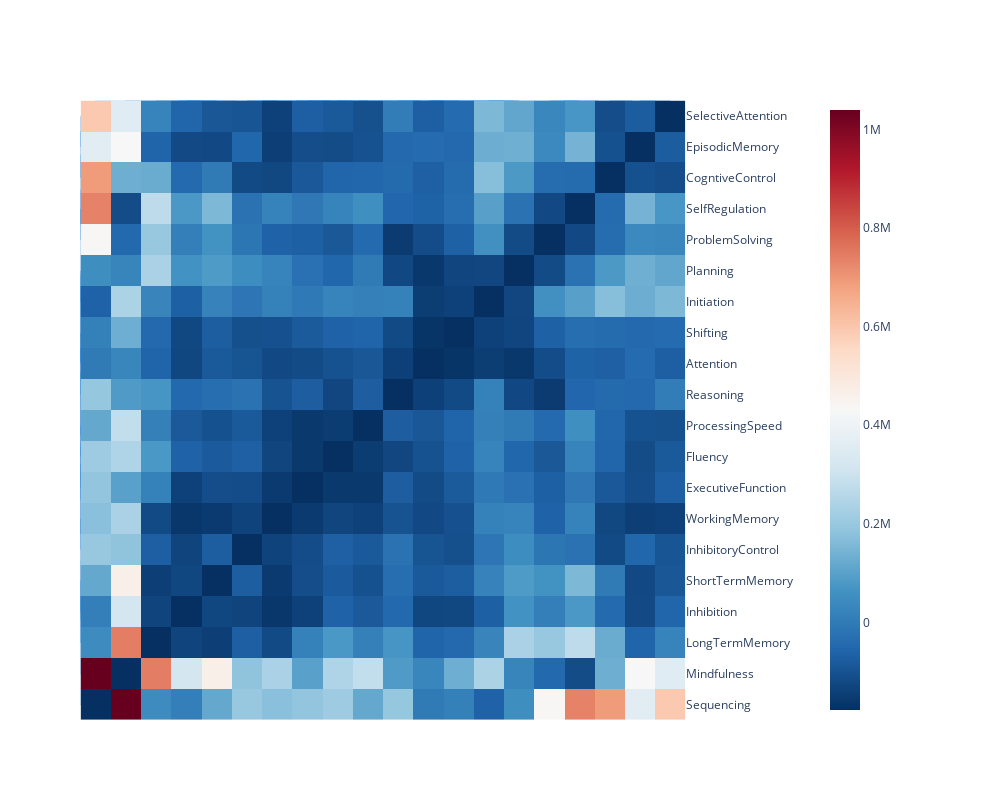

Write notebook code for a chart like this one.
### Markdown cell above
## Constructs

### Code cell
kl_losses = pd.read_csv('models/cogtext/multivariate_normal_kl_losses.csv',
                        index_col=0)


tasks = pubmed.query('category.str.contains("Task")')['label'].unique()
kl_losses.drop(index=tasks, columns=tasks, inplace=True, errors='ignore')

sns.set('poster')
sns.clustermap(
  kl_losses.replace([np.inf, np.nan], 1000.0),
  figsize=(40,42),
  cmap='RdBu_r', robust=True)

plt.show()

dashbio.Clustergram(
  data=kl_losses.replace([np.inf, np.nan], 1000.0),
  column_labels=kl_losses.columns.to_list(),
  row_labels=kl_losses.index.to_list(),
  cluster='all',
  center_values=True,
  standardize=True,
  height=800,
  width=1000,
  display_ratio=[0.001, 0.001],
  color_map='RdBu_r',
  hidden_labels=['col'],
  row_dist='euclidean',
  col_dist='euclidean',
  # standardize='col'
)

### Figure 1 — Plotly figure (JSON) as saved in the notebook; plotly's stock layout.template omitted (floating-point values rounded to 4 significant figures; data arrays with more than 128 entries replaced by an {"elided": "..."} marker saying what was removed)
{"data": [{"hoverinfo": "y+name", "line": {"width": 0.5}, "marker": {"color": "rgb(0,116,217)"}, "mode": "lines", "name": "Col Cluster 0", "type": "scatter", "x": [5, 5, 51.52, 51.52], "xaxis": "x2", "y": [0, 2272000.0, 2272000.0, 2062000.0], "yaxis": "y2"}, {"hoverinfo": "y+name", "line": {"width": 0.5}, "marker": {"color": "rgb(0,116,217)"}, "mode": "lines", "name": "Col Cluster 1", "type": "scatter", "x": [15, 15, 88.05, 88.05], "xaxis": "x2", "y": [0, 2062000.0, 2062000.0, 1428000.0], "yaxis": "y2"}, {"hoverinfo": "y+name", "line": {"width": 0.5}, "marker": {"color": "rgb(0,116,217)"}, "mode": "lines", "name": "Col Cluster 2", "type": "scatter", "x": [25, 25, 40, 40], "xaxis": "x2", "y": [0, 647300.0, 647300.0, 260700.0], "yaxis": "y2"}, {"hoverinfo": "y+name", "line": {"width": 0.5}, "marker": {"color": "rgb(0,116,217)"}, "mode": "lines", "name": "Col Cluster 3", "type": "scatter", "x": [32.5, 32.5, 143.6, 143.6], "xaxis": "x2", "y": [647300.0, 1428000.0, 1428000.0, 1066000.0], "yaxis": "y2"}, {"hoverinfo": "y+name", "line": {"width": 0.5}, "marker": {"color": "rgb(0,116,217)"}, "mode": "lines", "name": "Col Cluster 4", "type": "scatter", "x": [35, 35, 45, 45], "xaxis": "x2", "y": [0, 260700.0, 260700.0, 0], "yaxis": "y2"}, {"hoverinfo": "y+name", "line": {"width": 0.5}, "marker": {"color": "rgb(0,116,217)"}, "mode": "lines", "name": "Col Cluster 5", "type": "scatter", "x": [55, 55, 65, 65], "xaxis": "x2", "y": [0, 215800.0, 215800.0, 0], "yaxis": "y2"}, {"hoverinfo": "y+name", "line": {"width": 0.5}, "marker": {"color": "rgb(0,116,217)"}, "mode": "lines", "name": "Col Cluster 6", "type": "scatter", "x": [60, 60, 82.5, 82.5], "xaxis": "x2", "y": [215800.0, 315800.0, 315800.0, 228300.0], "yaxis": "y2"}, {"hoverinfo": "y+name", "line": {"width": 0.5}, "marker": {"color": "rgb(0,116,217)"}, "mode": "lines", "name": "Col Cluster 7", "type": "scatter", "x": [71.25, 71.25, 112.5, 112.5], "xaxis": "x2", "y": [315800.0, 443200.0, 443200.0, 340500.0], "yaxis": "y2"}, {"hoverinfo": "y+name", "line": {"width": 0.5}, "marker": {"color": "rgb(0,116,217)"}, "mode": "lines", "name": "Col Cluster 8", "type": "scatter", "x": [75, 75, 90, 90], "xaxis": "x2", "y": [0, 228300.0, 228300.0, 161100.0], "yaxis": "y2"}, {"hoverinfo": "y+name", "line": {"width": 0.5}, "marker": {"color": "rgb(0,116,217)"}, "mode": "lines", "name": "Col Cluster 9", "type": "scatter", "x": [85, 85, 95, 95], "xaxis": "x2", "y": [0, 161100.0, 161100.0, 0], "yaxis": "y2"}, {"hoverinfo": "y+name", "line": {"width": 0.5}, "marker": {"color": "rgb(0,116,217)"}, "mode": "lines", "name": "Col Cluster 10", "type": "scatter", "x": [91.88, 91.88, 140, 140], "xaxis": "x2", "y": [443200.0, 809000.0, 809000.0, 461800.0], "yaxis": "y2"}, {"hoverinfo": "y+name", "line": {"width": 0.5}, "marker": {"color": "rgb(0,116,217)"}, "mode": "lines", "name": "Col Cluster 11", "type": "scatter", "x": [105, 105, 120, 120], "xaxis": "x2", "y": [0, 340500.0, 340500.0, 145200.0], "yaxis": "y2"}, {"hoverinfo": "y+name", "line": {"width": 0.5}, "marker": {"color": "rgb(0,116,217)"}, "mode": "lines", "name": "Col Cluster 12", "type": "scatter", "x": [115, 115, 125, 125], "xaxis": "x2", "y": [0, 145200.0, 145200.0, 0], "yaxis": "y2"}, {"hoverinfo": "y+name", "line": {"width": 0.5}, "marker": {"color": "rgb(0,116,217)"}, "mode": "lines", "name": "Col Cluster 13", "type": "scatter", "x": [115.9, 115.9, 171.2, 171.2], "xaxis": "x2", "y": [809000.0, 1066000.0, 1066000.0, 1013000.0], "yaxis": "y2"}, {"hoverinfo": "y+name", "line": {"width": 0.5}, "marker": {"color": "rgb(0,116,217)"}, "mode": "lines", "name": "Col Cluster 14", "type": "scatter", "x": [135, 135, 145, 145], "xaxis": "x2", "y": [0, 461800.0, 461800.0, 0], "yaxis": "y2"}, {"hoverinfo": "y+name", "line": {"width": 0.5}, "marker": {"color": "rgb(0,116,217)"}, "mode": "lines", "name": "Col Cluster 15", "type": "scatter", "x": [155, 155, 165, 165], "xaxis": "x2", "y": [0, 434400.0, 434400.0, 0], "yaxis": "y2"}, {"hoverinfo": "y+name", "line": {"width": 0.5}, "marker": {"color": "rgb(0,116,217)"}, "mode": "lines", "name": "Col Cluster 16", "type": "scatter", "x": [160, 160, 182.5, 182.5], "xaxis": "x2", "y": [434400.0, 1013000.0, 1013000.0, 565600.0], "yaxis": "y2"}, {"hoverinfo": "y+name", "line": {"width": 0.5}, "marker": {"color": "rgb(0,116,217)"}, "mode": "lines", "name": "Col Cluster 17", "type": "scatter", "x": [175, 175, 190, 190], "xaxis": "x2", "y": [0, 565600.0, 565600.0, 323300.0], "yaxis": "y2"}, {"hoverinfo": "y+name", "line": {"width": 0.5}, "marker": {"color": "rgb(0,116,217)"}, "mode": "lines", "name": "Col Cluster 18", "type": "scatter", "x": [185, 185, 195, 195], "xaxis": "x2", "y": [0, 323300.0, 323300.0, 0], "yaxis": "y2"}, {"hoverinfo": "x+name", "line": {"width": 0.5}, "marker": {"color": "rgb(0,116,217)"}, "mode": "lines", "name": "Row Cluster 0", "type": "scatter", "x": [0, -260700.0, -260700.0, 0], "xaxis": "x4", "y": [35, 35, 45, 45], "yaxis": "y4"}, {"hoverinfo": "x+name", "line": {"width": 0.5}, "marker": {"color": "rgb(0,116,217)"}, "mode": "lines", "name": "Row Cluster 1", "type": "scatter", "x": [0, -323300.0, -323300.0, 0], "xaxis": "x4", "y": [185, 185, 195, 195], "yaxis": "y4"}, {"hoverinfo": "x+name", "line": {"width": 0.5}, "marker": {"color": "rgb(0,116,217)"}, "mode": "lines", "name": "Row Cluster 2", "type": "scatter", "x": [0, -565600.0, -565600.0, -323300.0], "xaxis": "x4", "y": [175, 175, 190, 190], "yaxis": "y4"}, {"hoverinfo": "x+name", "line": {"width": 0.5}, "marker": {"color": "rgb(0,116,217)"}, "mode": "lines", "name": "Row Cluster 3", "type": "scatter", "x": [-434400.0, -1013000.0, -1013000.0, -565600.0], "xaxis": "x4", "y": [160, 160, 182.5, 182.5], "yaxis": "y4"}, {"hoverinfo": "x+name", "line": {"width": 0.5}, "marker": {"color": "rgb(0,116,217)"}, "mode": "lines", "name": "Row Cluster 4", "type": "scatter", "x": [0, -434400.0, -434400.0, 0], "xaxis": "x4", "y": [155, 155, 165, 165], "yaxis": "y4"}, {"hoverinfo": "x+name", "line": {"width": 0.5}, "marker": {"color": "rgb(0,116,217)"}, "mode": "lines", "name": "Row Cluster 5", "type": "scatter", "x": [0, -461800.0, -461800.0, 0], "xaxis": "x4", "y": [135, 135, 145, 145], "yaxis": "y4"}, {"hoverinfo": "x+name", "line": {"width": 0.5}, "marker": {"color": "rgb(0,116,217)"}, "mode": "lines", "name": "Row Cluster 6", "type": "scatter", "x": [-809000.0, -1066000.0, -1066000.0, -1013000.0], "xaxis": "x4", "y": [115.9, 115.9, 171.2, 171.2], "yaxis": "y4"}, {"hoverinfo": "x+name", "line": {"width": 0.5}, "marker": {"color": "rgb(0,116,217)"}, "mode": "lines", "name": "Row Cluster 7", "type": "scatter", "x": [0, -145200.0, -145200.0, 0], "xaxis": "x4", "y": [115, 115, 125, 125], "yaxis": "y4"}, {"hoverinfo": "x+name", "line": {"width": 0.5}, "marker": {"color": "rgb(0,116,217)"}, "mode": "lines", "name": "Row Cluster 8", "type": "scatter", "x": [0, -340500.0, -340500.0, -145200.0], "xaxis": "x4", "y": [105, 105, 120, 120], "yaxis": "y4"}, {"hoverinfo": "x+name", "line": {"width": 0.5}, "marker": {"color": "rgb(0,116,217)"}, "mode": "lines", "name": "Row Cluster 9", "type": "scatter", "x": [-443200.0, -809000.0, -809000.0, -461800.0], "xaxis": "x4", "y": [91.88, 91.88, 140, 140], "yaxis": "y4"}, {"hoverinfo": "x+name", "line": {"width": 0.5}, "marker": {"color": "rgb(0,116,217)"}, "mode": "lines", "name": "Row Cluster 10", "type": "scatter", "x": [0, -161100.0, -161100.0, 0], "xaxis": "x4", "y": [85, 85, 95, 95], "yaxis": "y4"}, {"hoverinfo": "x+name", "line": {"width": 0.5}, "marker": {"color": "rgb(0,116,217)"}, "mode": "lines", "name": "Row Cluster 11", "type": "scatter", "x": [0, -228300.0, -228300.0, -161100.0], "xaxis": "x4", "y": [75, 75, 90, 90], "yaxis": "y4"}, {"hoverinfo": "x+name", "line": {"width": 0.5}, "marker": {"color": "rgb(0,116,217)"}, "mode": "lines", "name": "Row Cluster 12", "type": "scatter", "x": [-315800.0, -443200.0, -443200.0, -340500.0], "xaxis": "x4", "y": [71.25, 71.25, 112.5, 112.5], "yaxis": "y4"}, {"hoverinfo": "x+name", "line": {"width": 0.5}, "marker": {"color": "rgb(0,116,217)"}, "mode": "lines", "name": "Row Cluster 13", "type": "scatter", "x": [-215800.0, -315800.0, -315800.0, -228300.0], "xaxis": "x4", "y": [60, 60, 82.5, 82.5], "yaxis": "y4"}, {"hoverinfo": "x+name", "line": {"width": 0.5}, "marker": {"color": "rgb(0,116,217)"}, "mode": "lines", "name": "Row Cluster 14", "type": "scatter", "x": [0, -215800.0, -215800.0, 0], "xaxis": "x4", "y": [55, 55, 65, 65], "yaxis": "y4"}, {"hoverinfo": "x+name", "line": {"width": 0.5}, "marker": {"color": "rgb(0,116,217)"}, "mode": "lines", "name": "Row Cluster 15", "type": "scatter", "x": [-647300.0, -1428000.0, -1428000.0, -1066000.0], "xaxis": "x4", "y": [32.5, 32.5, 143.6, 143.6], "yaxis": "y4"}, {"hoverinfo": "x+name", "line": {"width": 0.5}, "marker": {"color": "rgb(0,116,217)"}, "mode": "lines", "name": "Row Cluster 16", "type": "scatter", "x": [0, -647300.0, -647300.0, -260700.0], "xaxis": "x4", "y": [25, 25, 40, 40], "yaxis": "y4"}, {"hoverinfo": "x+name", "line": {"width": 0.5}, "marker": {"color": "rgb(0,116,217)"}, "mode": "lines", "name": "Row Cluster 17", "type": "scatter", "x": [0, -2062000.0, -2062000.0, -1428000.0], "xaxis": "x4", "y": [15, 15, 88.05, 88.05], "yaxis": "y4"}, {"hoverinfo": "x+name", "line": {"width": 0.5}, "marker": {"color": "rgb(0,116,217)"}, "mode": "lines", "name": "Row Cluster 18", "type": "scatter", "x": [0, -2272000.0, -2272000.0, -2062000.0], "xaxis": "x4", "y": [5, 5, 51.52, 51.52], "yaxis": "y4"}, {"colorbar": {"xpad": 100}, "colorscale": [[0, "rgb(5,48,97)"], [0.1, "rgb(33,102,172)"], [0.2, "rgb(67,147,195)"], [0.3, "rgb(146,197,222)"], [0.4, "rgb(209,229,240)"], [0.5, "rgb(247,247,247)"], [0.6, "rgb(253,219,199)"], [0.7, "rgb(244,165,130)"], [0.8, "rgb(214,96,77)"], [0.9, "rgb(178,24,43)"], [1, "rgb(103,0,31)"]], "type": "heatmap", "x": [5, 15, 25, 35, 45, 55, 65, 75, 85, 95, 105, 115, 125, 135, 145, 155, 165, 175, 185, 195], "xaxis": "x5", "y": [5, 15, 25, 35, 45, 55, 65, 75, 85, 95, 105, 115, 125, 135, 145, 155, 165, 175, 185, 195], "yaxis": "y5", "z": {"elided": "20x20 float values"}}], "layout": {"height": 800, "hovermode": "closest", "legend": {"x": 0.7, "y": 0.7}, "paper_bgcolor": "rgba(0,0,0,0)", "plot_bgcolor": "rgba(0,0,0,0)", "showlegend": false, "width": 1000, "xaxis": {"anchor": "y", "domain": [0, 0.95], "fixedrange": false, "mirror": false, "showgrid": false, "showline": false, "showticklabels": false, "type": "linear", "zeroline": false}, "xaxis2": {"anchor": "y4", "domain": [0.0009491, 0.95], "fixedrange": false, "mirror": false, "scaleanchor": "x5", "showgrid": false, "showline": false, "showticklabels": false, "type": "linear", "zeroline": false}, "xaxis3": {"anchor": "y3", "domain": [0.75, 1]}, "xaxis4": {"anchor": "y4", "domain": [0, 0.0009491], "fixedrange": false, "mirror": false, "showgrid": false, "showline": false, "showticklabels": false, "type": "linear", "zeroline": false}, "xaxis5": {"anchor": "y5", "domain": [0.0009491, 0.95], "fixedrange": false, "mirror": false, "range": [0, 200], "showgrid": false, "showline": false, "showticklabels": false, "side": "bottom", "tickmode": "array", "ticks": "", "ticktext": ["Sequencing", "Mindfulness", "LongTermMemory", "Inhibition", "ShortTermMemory", "InhibitoryControl", "WorkingMemory", "ExecutiveFunction", "Fluency", "ProcessingSpeed", "Reasoning", "Attention", "Shifting", "Initiation", "Planning", "ProblemSolving", "SelfRegulation", "CogntiveControl", "EpisodicMemory", "SelectiveAttention"], "tickvals": [5, 15, 25, 35, 45, 55, 65, 75, 85, 95, 105, 115, 125, 135, 145, 155, 165, 175, 185, 195], "type": "linear", "zeroline": false}, "xaxis6": {"anchor": "y6", "domain": [0.95, 1], "fixedrange": false, "mirror": false, "range": [-5, 1], "showgrid": false, "showline": false, "showticklabels": false, "type": "linear", "zeroline": false}, "xaxis7": {"anchor": "y7", "domain": [0, 0.25]}, "xaxis8": {"anchor": "y8", "domain": [0.0009491, 0.95], "fixedrange": false, "mirror": false, "range": [5, 195], "scaleanchor": "x5", "scaleratio": 1, "showgrid": false, "showline": false, "showticklabels": false, "type": "linear", "zeroline": false}, "xaxis9": {"anchor": "y9", "domain": [0.75, 1]}, "yaxis": {"anchor": "x", "domain": [0.9991, 1], "fixedrange": false, "mirror": false, "showgrid": false, "showline": false, "showticklabels": false, "type": "linear", "zeroline": false}, "yaxis2": {"anchor": "x2", "domain": [0.9991, 1], "fixedrange": false, "mirror": false, "range": [0, 2272000.0], "showgrid": false, "showline": false, "showticklabels": false, "type": "linear", "zeroline": false}, "yaxis3": {"anchor": "x3", "domain": [0.75, 1]}, "yaxis4": {"anchor": "x4", "domain": [0, 0.9991], "fixedrange": false, "mirror": false, "range": [5, 195], "scaleanchor": "y5", "showgrid": false, "showline": false, "showticklabels": false, "type": "linear", "zeroline": false}, "yaxis5": {"anchor": "x5", "domain": [0, 0.9991], "fixedrange": false, "mirror": false, "showgrid": false, "showline": false, "showticklabels": true, "side": "right", "tickmode": "array", "ticktext": ["Sequencing", "Mindfulness", "LongTermMemory", "Inhibition", "ShortTermMemory", "InhibitoryControl", "WorkingMemory", "ExecutiveFunction", "Fluency", "ProcessingSpeed", "Reasoning", "Attention", "Shifting", "Initiation", "Planning", "ProblemSolving", "SelfRegulation", "CogntiveControl", "EpisodicMemory", "SelectiveAttention"], "tickvals": [5, 15, 25, 35, 45, 55, 65, 75, 85, 95, 105, 115, 125, 135, 145, 155, 165, 175, 185, 195], "type": "linear", "zeroline": false}, "yaxis6": {"anchor": "x6", "domain": [0, 0.9491], "fixedrange": false, "mirror": false, "range": [5, 195], "scaleanchor": "y5", "scaleratio": 1, "showgrid": false, "showline": false, "showticklabels": false, "type": "linear", "zeroline": false}, "yaxis7": {"anchor": "x7", "domain": [0, 0.25]}, "yaxis8": {"anchor": "x8", "domain": [0.9491, 0.9991], "fixedrange": false, "mirror": false, "range": [-0.5, 0.5], "showgrid": false, "showline": false, "showticklabels": false, "type": "linear", "zeroline": false}, "yaxis9": {"anchor": "x9", "domain": [0, 0.25]}}}
